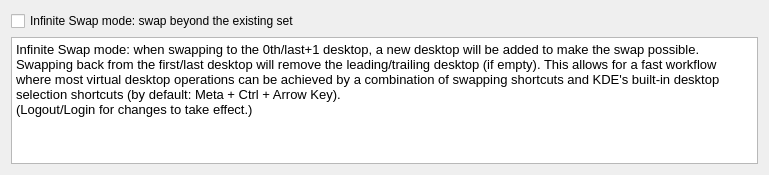
<?xml version="1.0" encoding="UTF-8"?>
<ui version="4.0">
 <class>KWin::SwapDesktopConfigForm</class>
 <widget class="QWidget" name="KWin::SwapDesktopConfigForm">
  <property name="geometry">
   <rect>
    <x>0</x>
    <y>0</y>
    <width>769</width>
    <height>175</height>
   </rect>
  </property>
  <property name="windowTitle">
   <string>Swap Desktop Config</string>
  </property>
  <layout class="QVBoxLayout" name="verticalLayout">
   <item>
    <widget class="QCheckBox" name="kcfg_infiniteSwap">
     <property name="text">
      <string>Infinite Swap mode: swap beyond the existing set</string>
     </property>
    </widget>
   </item>
   <item>
    <widget class="QTextBrowser" name="textBrowser">
     <property name="html">
      <string>&lt;!DOCTYPE HTML PUBLIC &quot;-//W3C//DTD HTML 4.0//EN&quot; &quot;http://www.w3.org/TR/REC-html40/strict.dtd&quot;&gt;
&lt;html&gt;&lt;head&gt;&lt;meta name=&quot;qrichtext&quot; content=&quot;1&quot; /&gt;&lt;meta charset=&quot;utf-8&quot; /&gt;&lt;style type=&quot;text/css&quot;&gt;
p, li { white-space: pre-wrap; }
hr { height: 1px; border-width: 0; }
li.unchecked::marker { content: &quot;\2610&quot;; }
li.checked::marker { content: &quot;\2612&quot;; }
&lt;/style&gt;&lt;/head&gt;&lt;body style=&quot; font-family:'Noto Sans'; font-size:10pt; font-weight:400; font-style:normal;&quot;&gt;
&lt;p style=&quot; margin-top:0px; margin-bottom:0px; margin-left:0px; margin-right:0px; -qt-block-indent:0; text-indent:0px;&quot;&gt;Infinite Swap mode: when swapping to the 0th/last+1 desktop, a new desktop will be added to make the swap possible. Swapping back from the first/last desktop will remove the leading/trailing desktop (if empty). This allows for a fast workflow where most virtual desktop operations can be achieved by a combination of swapping shortcuts and KDE's built-in desktop selection shortcuts (by default: Meta + Ctrl + Arrow Key).&lt;/p&gt;
&lt;p style=&quot; margin-top:0px; margin-bottom:0px; margin-left:0px; margin-right:0px; -qt-block-indent:0; text-indent:0px;&quot;&gt;(Logout/Login for changes to take effect.)&lt;/p&gt;&lt;/body&gt;&lt;/html&gt;</string>
     </property>
    </widget>
   </item>
  </layout>
 </widget>
 <resources/>
 <connections/>
</ui>
